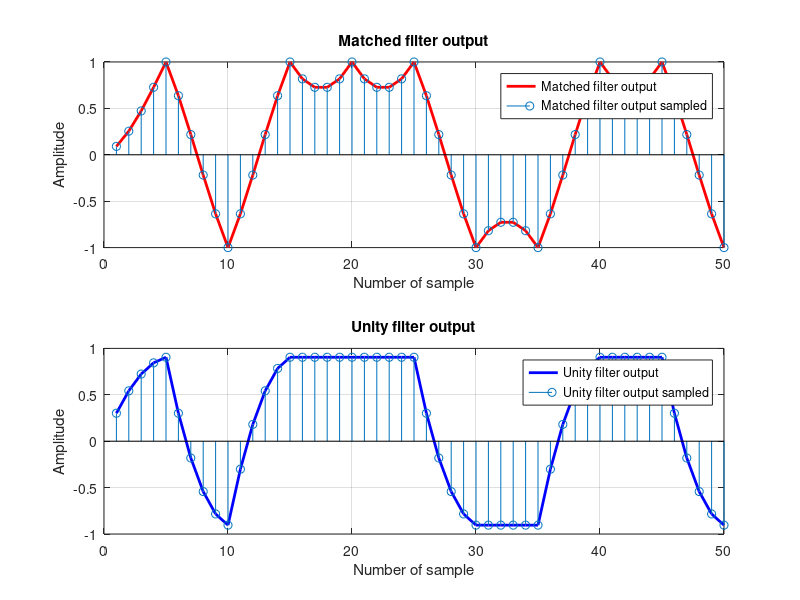
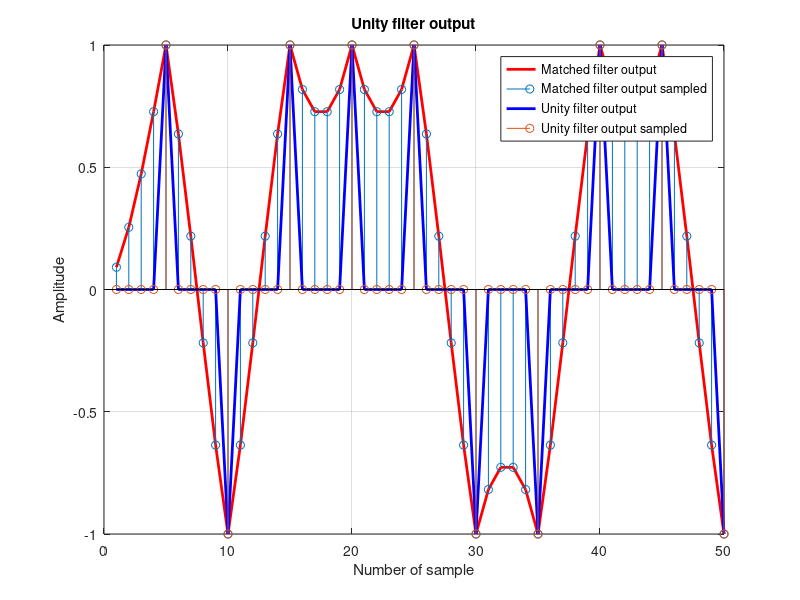
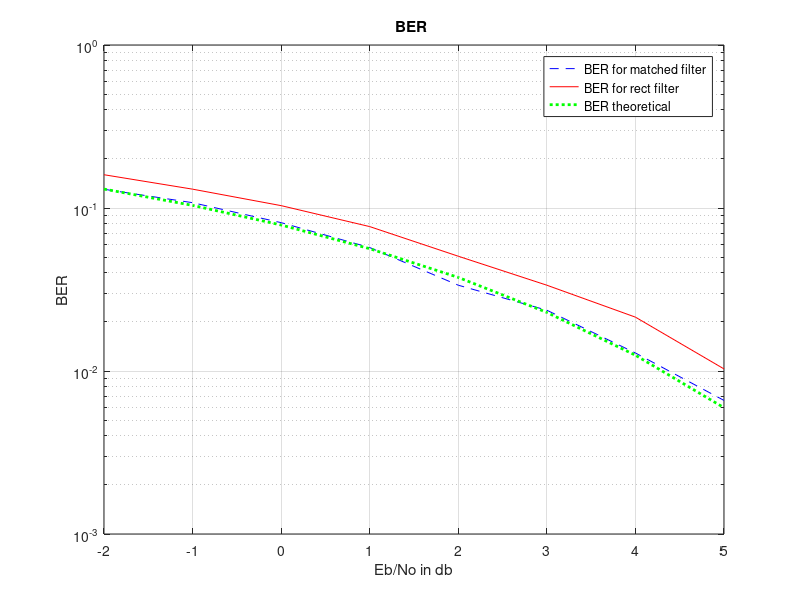

Write the MATLAB code that produced these figures, in order. (Note: this script raises an error after producing the figures.)
close all;
clear ;
clc;
 
pulse_shape = [5 4 3 2 1]/sqrt(55);
number_of_bits=10;
array_of_10_random_bits = randi([0, 1], 1, number_of_bits);
 
mapped_array_for_10_bits = (2*array_of_10_random_bits)-1; %mapped 0 to -1 & mapped 1 to 1
 
sampled_array = upsample(mapped_array_for_10_bits,5);
 
Transmitted_signal = conv(sampled_array,pulse_shape);
Transmitted_signal = Transmitted_signal(1:50);
 
matched_filter = fliplr(pulse_shape);
 
unity_filter = [1 1 1 1 1]/sqrt(5);
 
matched_filter_output = conv(Transmitted_signal,matched_filter);
matched_filter_output = matched_filter_output(1:50);
 
unity_filter_output = conv(Transmitted_signal,unity_filter);
unity_filter_output = unity_filter_output(1:50);
 
figure(1);
 
subplot(2,1,1);
plot(matched_filter_output,'r', 'LineWidth', 2);
hold on;
stem(matched_filter_output);
legend('Matched filter output','Matched filter output sampled');
title('Matched filter output');
ylabel('Amplitude');
xlabel('Number of sample');
grid on;
hold off;
 
subplot(2,1,2);
plot(unity_filter_output,'b', 'LineWidth', 2);
hold on;
stem(unity_filter_output);
legend('Unity filter output','Unity filter output sampled');
title('Unity filter output');
ylabel('Amplitude');
xlabel('Number of sample');
grid on;
hold off;
 
Correlator_output = zeros(1, number_of_bits*5);
 
for i=1:5:50
    Correlator_output(i+4) = sum(Transmitted_signal(i:i+4).*pulse_shape);
end
 
 
 
figure(2);
plot(matched_filter_output,'r', 'LineWidth', 2);
hold on;
stem(matched_filter_output);
legend('Matched filter output','Matched filter output sampled');
title('Matched filter output');
ylabel('Amplitude');
xlabel('Number of sample');
grid on;
plot(Correlator_output,'b', 'LineWidth', 2);
hold on;
stem(Correlator_output);
legend('Matched filter output','Matched filter output sampled','Unity filter output','Unity filter output sampled');
title('Unity filter output');
ylabel('Amplitude');
xlabel('Number of sample');
grid on;
hold off;
 
number_of_bits=10000;
array_of_10000_random_bits = randi([0, 1], 1, number_of_bits);
mapped_array_for_10000_bits = (2*array_of_10000_random_bits)-1; %mapped 0 to -1 & mapped 1 to 1
sampled_array_for_10000_bits = upsample(mapped_array_for_10000_bits,5);
Transmitted_signal_for_10000_bits = conv(sampled_array_for_10000_bits,pulse_shape);
size_of_transmitted_signal=size(Transmitted_signal_for_10000_bits,2);
filter_2=[5,5,5,5,5];
filter_2=[5,5,5,5,5]/sqrt(sum(filter_2(:).^2));
Eb=sum(pulse_shape(:).^2); % computing the energy of the bit
SNR_db=-2:1:5;   % SNR=Eb/No  where No is the noise power
SNR_linear=zeros(1,size(SNR_db,2));
BER_matched_filter=zeros(1,size(SNR_db,2));
BER_filter_2=zeros(1,size(SNR_db,2));
BER_theoretical=zeros(1,size(SNR_db,2));
No=zeros(1,size(SNR_db,2));
number_of_bits_received_wrong_from_matched_filter=zeros(1,size(SNR_db,2));
number_of_bits_received_wrong_from_filter_2=zeros(1,size(SNR_db,2));
for i=1:size(SNR_db,2)
    SNR_linear(1,i)=10^(SNR_db(1,i)/10);
    noise=randn(1,size_of_transmitted_signal); % AWGN with zero mean , variance =1
    No(1,i)=Eb/SNR_linear(1,i);
    BER_theoretical(1,i)=0.5*erfc( sqrt( Eb/No(1,i) ) );
    noise=noise*sqrt( No(1,i)/2 );
    transmitted_signal_with_noise=Transmitted_signal_for_10000_bits+noise;
    matched_filter_output_for_10000_bits=conv(transmitted_signal_with_noise,matched_filter);
    filter_2_output_for_10000_bits=conv(transmitted_signal_with_noise,filter_2);
    sampler=repmat([0,0,0,0,1],1,floor(size(matched_filter_output_for_10000_bits,2)/5)); % used to sample receiver signal every 5 samples
    sampler_size=size(sampler,2); % old size of sampler
    difference=size(matched_filter_output_for_10000_bits,2)-sampler_size;
    for k=1:difference
        sampler(1,sampler_size+k)=0;  % add zeros at the end of the sampler to equate between the sizes of the sampler and the received signal
    end
    received_signal_from_matched_filter_after_sampling_with_zeros=matched_filter_output_for_10000_bits.*sampler;
    received_signal_from_filter_2_after_sampling_with_zeros=filter_2_output_for_10000_bits.*sampler;
    received_signal_from_matched_filter_after_sampling=zeros(1,floor(size(received_signal_from_matched_filter_after_sampling_with_zeros,2)/5));
    received_signal_from_filter_2_after_sampling=zeros(1,floor(size(received_signal_from_filter_2_after_sampling_with_zeros,2)/5));
    for x=1:floor(size(received_signal_from_matched_filter_after_sampling_with_zeros,2)/5)  % remove zeros in this loop
        received_signal_from_matched_filter_after_sampling(1,x)=received_signal_from_matched_filter_after_sampling_with_zeros(1,5*x);
        received_signal_from_filter_2_after_sampling(1,x)=received_signal_from_filter_2_after_sampling_with_zeros(1,5*x);
    end
    for j=1:number_of_bits
        if (mapped_array_for_10000_bits(1,j)==1) && (received_signal_from_matched_filter_after_sampling(1,j)<0)
            number_of_bits_received_wrong_from_matched_filter(1,i) = number_of_bits_received_wrong_from_matched_filter(1,i) +1;
        elseif (mapped_array_for_10000_bits(1,j)== -1) && (received_signal_from_matched_filter_after_sampling(1,j)>0)
            number_of_bits_received_wrong_from_matched_filter(1,i) = number_of_bits_received_wrong_from_matched_filter(1,i) +1;
        end
        if (mapped_array_for_10000_bits(1,j)==1) && (received_signal_from_filter_2_after_sampling(1,j)<0)
            number_of_bits_received_wrong_from_filter_2(1,i) = number_of_bits_received_wrong_from_filter_2(1,i) +1;
        elseif (mapped_array_for_10000_bits(1,j)== -1) && (received_signal_from_filter_2_after_sampling(1,j)>0)
            number_of_bits_received_wrong_from_filter_2(1,i) = number_of_bits_received_wrong_from_filter_2(1,i) +1;
        end
    end
    BER_matched_filter(1,i)=number_of_bits_received_wrong_from_matched_filter(1,i)/number_of_bits;
    BER_filter_2(1,i)=number_of_bits_received_wrong_from_filter_2(1,i)/number_of_bits;
end
figure(3);
semilogy(SNR_db,BER_matched_filter,'b--');
title('BER ');
xlabel('Eb/No in db');
ylabel('BER');
grid on;
hold on;
semilogy(SNR_db,BER_filter_2,'r-');
hold on;
semilogy(SNR_db,BER_theoretical,'g:','linewidth',2);
legend('BER for matched filter','BER for rect filter','BER theoretical')
 
%%
%ISI and raised cosine part
number_of_bits=100;
array_of_100_random_bits = randi([0, 1], 1, number_of_bits);
 
mapped_array_for_100_bits = (2*array_of_100_random_bits)-1; %mapped 0 to -1 & mapped 1 to 1
 
sampled_array = upsample(mapped_array_for_100_bits,5);
Transmitted_signal = conv(sampled_array,pulse_shape);
 
% Define the parameters for the four cases
parameters = [
    0, 2; % Case a: R = 0, delay = 2
    0, 8; % Case b: R = 0, delay = 8
    1, 2; % Case c: R = 1, delay = 2
    1, 8  % Case d: R = 1, delay = 8
];
 
figure("name" , 'rcosine filter');
 
% Plot eye diagram for each case
for i = 1:size(parameters, 1)
    R = parameters(i, 1);
    delay = parameters(i, 2);
    
    % Generate square root raised cosine filter coefficients
    rcosine_filter = rcosine(1, 5, 'sqrt', R, delay);
    
    %plotting the rcosine filter
    nexttile; 
    plot(rcosine_filter);
    title("rcosine filter R : " + R + " Delay : " + delay);
    xlabel("Time of samples");
    ylabel("Amplitude");
    
    % Apply transmit filter
    Tx_rcosine_data = filter(rcosine_filter, 1, sampled_array);
    
    % Apply receive filter
    Rx_rcosine_data = filter(rcosine_filter, 1, Tx_rcosine_data);
    
    %sampling the recieved data
    train_of_pulses = repmat([0 0 0 0 1], 1, floor(size(Rx_rcosine_data, 2)/5));
    RX_sampled_data = Rx_rcosine_data .* train_of_pulses;
    
    
    % Plot eye diagram
    eyediagram_fig = eyediagram([Tx_rcosine_data ; Rx_rcosine_data]' , 10);
    set(eyediagram_fig,'Name',"eyediagram for R : " + R + " Delay : " + delay);
    f = figure;
    
end
close(f);
